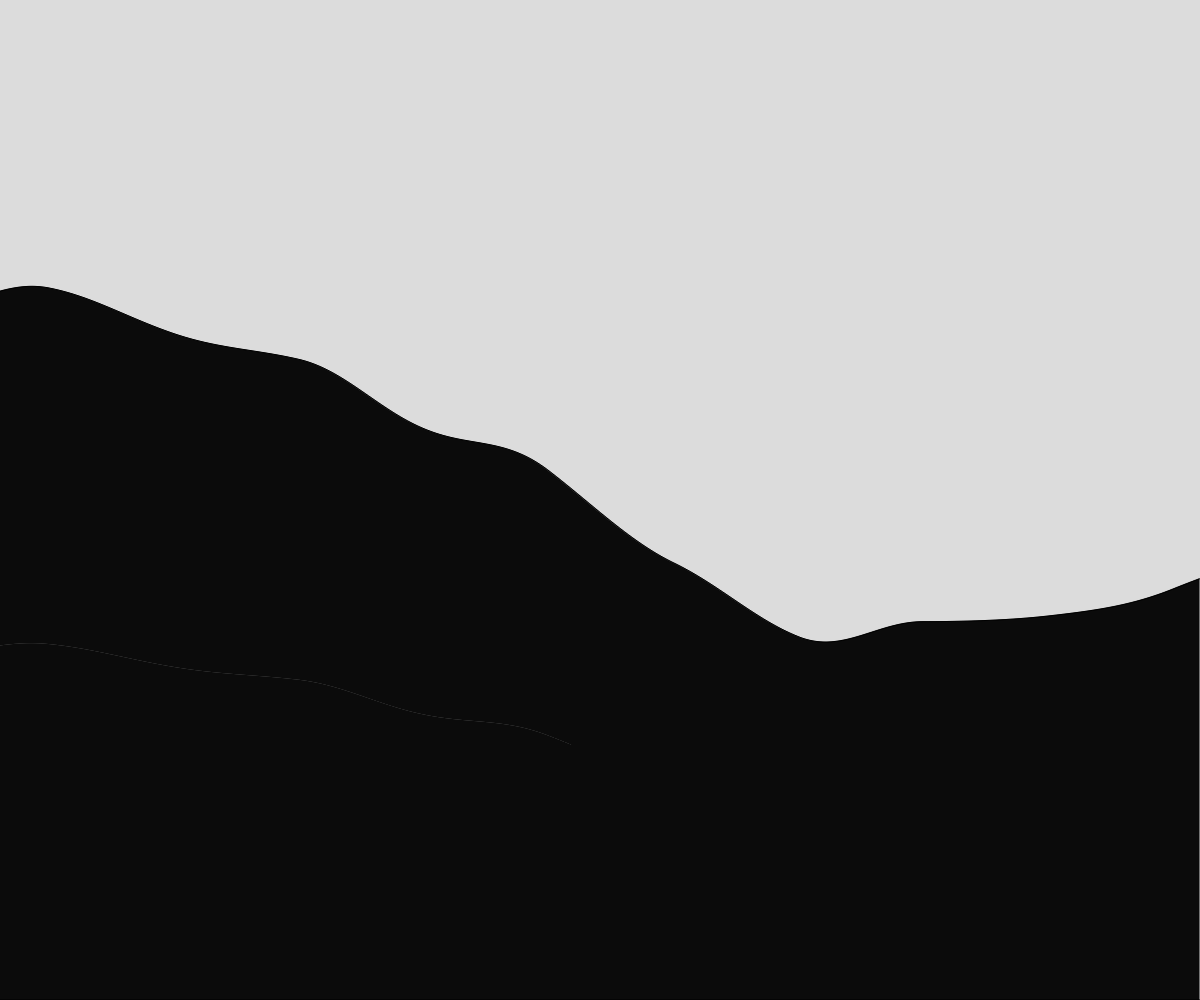
Frame 1 (no input)
Frame 60 (no input): identical to frame 1, image omitted
Frame 120 (the mouse pressed at the canvas centre since frame 60): identical to frame 1, image omitted

The p5.js sketch that drew this single still picture (run headless with seeded random() and noise() and a simulated clock; from frame 60 on, the mouse is pressed at the canvas centre):

// p5.js sketch
// ── sketch.js
// Terrain gen
// Brophy
// 10/21/22

let theHeights = [];
let startLoaction = 0;

function setup() {
  createCanvas(windowWidth, windowHeight);
  theHeights = generateHeights(20000);
}


function draw() {
  background(220);
  for (let i = startLoaction; i < startLoaction + width; i++) {
    drawRect(i - startLoaction, theHeights[i], 1);
  }
  // move when key is pressed
  if (keyIsPressed) {
    startLoaction +=5;
  }
}

function drawRect(x, rectHeight, rectWidth) {
  let y = height - rectHeight;
  rect(x, y, rectWidth, rectHeight);
}


function generateHeights(howMany) {
  let tempArray = [];
  let time = random(10000);
  for (let i = 0; i < howMany; i++) {
    tempArray.push(noise(time) * height);
    time += 0.001;
  }
  return tempArray;
}
